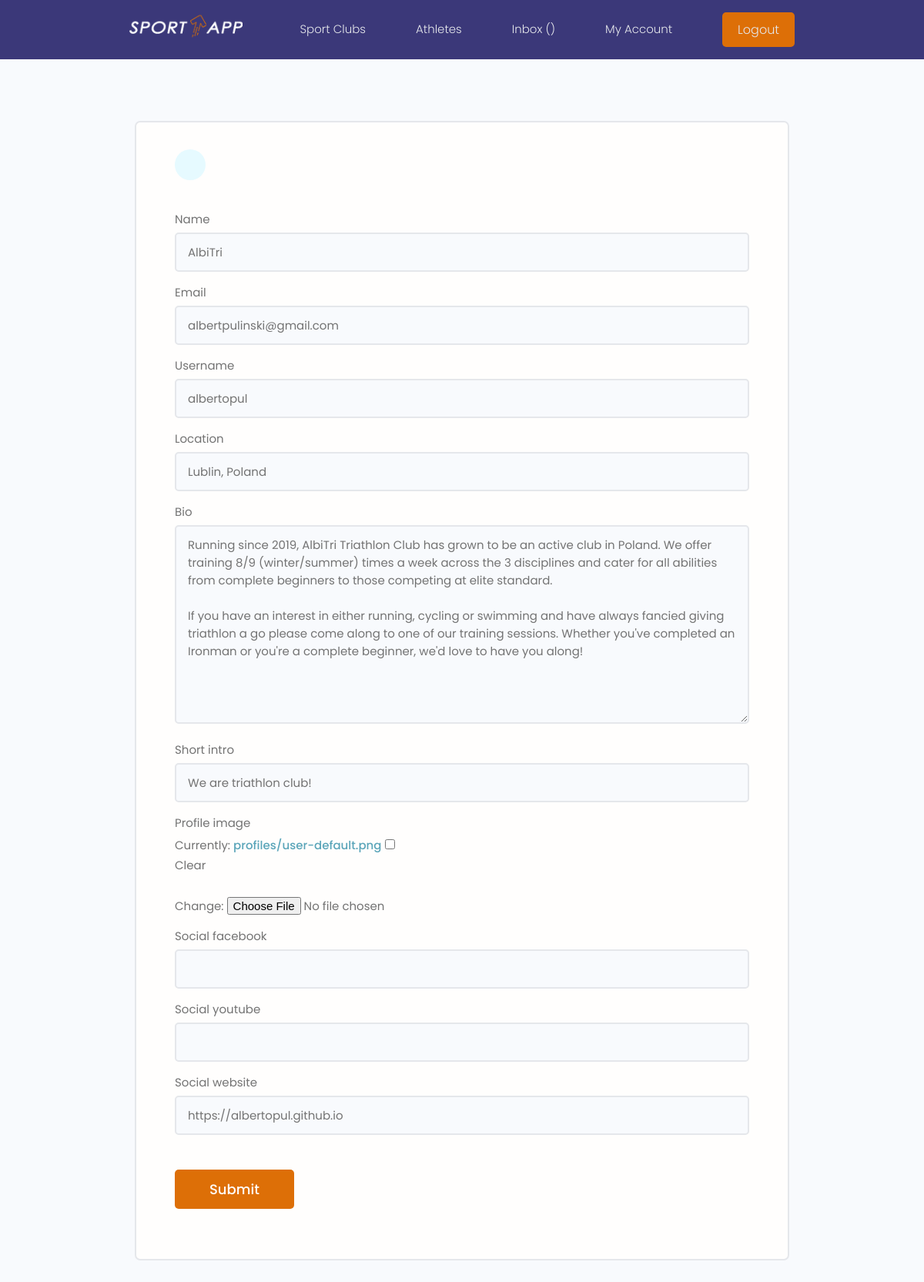
The page /edit-account/ (signed in) on the database its author committed.
### users/models.py (models this page shows, shortened)
class Profile(models.Model):
    user = models.OneToOneField(User, on_delete=models.CASCADE, null=True, blank=True)
    name = models.CharField(max_length=200, blank=True, null=True)
    email = models.EmailField(max_length=200, blank=True, null=True)
    username = models.CharField(max_length=200, blank=True, null=True)
    location = models.CharField(max_length=200, blank=True, null=True)
    short_intro = models.CharField(max_length=200, blank=True, null=True)
    bio = models.TextField(blank=True, null=True)
    profile_image = models.ImageField(
        blank=True, null=True, upload_to='profiles/', default="profiles/user-default.png")
    social_facebook = models.CharField(max_length=200, blank=True, null=True)
    social_youtube = models.CharField(max_length=200, blank=True, null=True)
    social_website = models.CharField(max_length=200, blank=True, null=True)
    created = models.DateTimeField(auto_now_add=True)
    id = models.UUIDField(default=uuid.uuid4, unique=True,
                            primary_key=True, editable=False)
    class Meta:
        ordering = ['created']

### users/views.py (the view)
# urls.py: path('edit-account/', views.editAccount, name="edit-account"),
@login_required(login_url='login')
def editAccount(request):
    profile = request.user.profile
    form = ProfileForm(instance=profile)
    if request.method == 'POST':
        form = ProfileForm(request.POST, request.FILES, instance=profile)
        if form.is_valid():
            form.save()
            return redirect('account')
    context = {'form':form}
    return render(request, 'users/profile-form.html', context)

### users/forms.py
class ProfileForm(ModelForm):
    class Meta:
        model = Profile
        fields = ['name', 'email', 'username', 'location', 'bio', 'short_intro',
                 'profile_image', 'social_facebook', 'social_youtube', 'social_website']
    def __init__(self, *args, **kwargs):
        super(ProfileForm, self).__init__(*args, **kwargs)
        for name, field in self.fields.items():
            field.widget.attrs.update({'class':'input'})

### users/templates/users/profile-form.html (shortened to what this page needs)
{% extends 'main.html' %}
{% block content %}
<main class="formPage my-xl">
    <div class="content-box">
        <div class="formWrapper">
            <a class="backButton" href="{% url 'account' %}"></a>
            <br>
            <form class="form" method="post" action="{% url 'edit-account' %}" enctype="multipart/form-data">
                {% for field in form %}
                <div class="form__field">
                    <label for="formInput#text">{{field.label}}</label>
                    {{field}}
                </div>
                {% endfor %}
                <input class="btn btn--sub btn--lg  my-md" type="submit" value="Submit" />
            </form>
        </div>
    </div>
</main>
{% endblock %}

### static/styles/app.css (style rules this page uses)
:root { --color-sub: #3b3879; }
.btn--sub { background-color: var(--color-sub-light); }
.content-box { width: 95%; max-width: 85rem; margin: 0 auto; }
.backButton { background: var(--color-main-light); color: var(--color-main); width: 4rem; height: 4rem; display: flex; align-items: center; justify-content: center; border-radius: 50%; }
.formPage .formWrapper { list-style: none; background: var(--color-white); padding: 3.5rem 5rem; border: 2px solid var(--color-light); border-radius: 0.7rem; }

### static/uikit/styles/modules/_variables.css (style rules this page uses)
:root { --color-main: #5aa5b9; --color-main-light: #e6faff; --color-sub: #3b3879; --color-sub-light: #dd6f07; --color-sub-lighter: #c7c7cc; --color-text: #737373; --color-gray: #8b8b8b; --color-light: #e5e7eb; --color-light-gray: #767676; --color-bg: #f8fafd; --color-white: #fffefd; --color-white-light: #f3f3f3; --color-success: #359e64; --color-success-bg: #def8e8; --color-error: #fc4b0b; --color-error-bg: #fff2ee; --font-base: 'Poppins', arial, helvetica, 'Segoe UI', roboto, ubuntu, sans-serif; --font-monospace: 'Fira Code', 'Courier New', courier, monospace; --font-regular: 300; --font-medium: 500; --font-bold: 700; --generic-shadow: 1px 1px 5px #00000010; --generic-transition: all 0.3s ease-in-out; }

### static/uikit/styles/modules/_base.css (style rules this page uses)
* { margin: 0; padding: 0; box-sizing: border-box; text-rendering: optimizeLegibility; color: inherit; font-size: inherit; list-style-type: none; }
html { font-size: 50%; }
@media only screen and (min-width: 480px) { html { font-size: 56.25%; } }
@media only screen and (min-width: 1200px) { html { font-size: 62.5%; } }
body { line-height: 1.6; font-weight: 400; font-size: 1.5rem; color: var(--color-text); background-color: var(--color-bg); min-height: 100vh; }

### static/uikit/styles/modules/_typography.css (style rules this page uses)
* { font-family: var(--font-base); }
a { padding-bottom: 2px; text-decoration: none; display: inline-block; color: var(--color-main); font-weight: var(--font-medium); }

### static/uikit/styles/modules/_utilities.css (style rules this page uses)
.my-md { margin: 3rem auto; }
.my-xl { margin: 8rem auto; }

### static/uikit/styles/modules/_button.css (style rules this page uses)
.btn { display: inline-block; position: relative; cursor: pointer; background-color: var(--color-light); font-weight: var(--font-medium); color: var(--color-sub); text-decoration: none; padding: 1rem 2rem; border-radius: 0.5rem; border: none; width: -webkit-fit-content; width: -moz-fit-content; width: fit-content; height: -webkit-fit-content; height: -moz-fit-content; height: fit-content; font-size: 1.6rem; outline-width: 0; outline-color: transparent; -webkit-backface-visibility: hidden; backface-visibility: hidden; transition: all 0.3s ease-in-out; }
.btn--sub { background-color: var(--color-sub); color: var(--color-white); }
.btn--lg { font-size: 1.8rem; padding: 1.2rem 4.5rem; }

### static/uikit/styles/modules/_form.css (style rules this page uses)
.form { display: block; }
.form__field { margin-top: 1.5rem; margin-bottom: 1.5rem; }
.form__label, .form__field > label { display: block; margin-bottom: 0.5rem; color: var(--color-text); }
input.input[type='text'], input.input[type='email'], input.input[type='password'], input.input[type='number'], textarea.input { min-width: 24rem; width: 100%; padding: 1.2rem 1.5rem; border-radius: 0.5rem; border: 2px solid var(--color-light); transition: all 0.3s ease-in-out; background-color: var(--color-bg); }

### rows shown on the page
Profile: form "AlbiTri" "albertpulinski@gmail.com" "albertopul" "Lublin, Poland" "Running since 2019, AlbiTri Triathlon Club has grown to be an active club in Poland. We offer training 8/9 (winter/summer) times a week across the 3 disciplines and cater for all abilities from complete beginners to those competing at elite standard. If you have an interest in either running, cycling or swimming and have always fancied giving triathlon a go please come along to one of our training sessions. Whether you've completed an Ironman or you're a complete beginner, we'd love to have you along!" "We are triathlon club!" "https://albertopul.github.io"

### other values the page prints
{{ field.label }} "Name" "Email" "Username" "Location" "Bio" "Short intro" "Profile image" "Social facebook" "Social youtube" "Social website"
